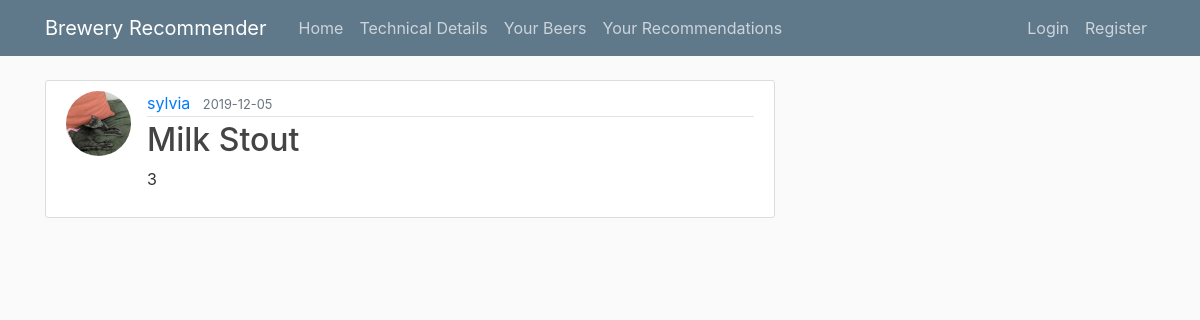
Page /post/56 on the committed database.
### brewery_recommender/models.py (models this page shows, shortened)
class User(db.Model, UserMixin):
    id = db.Column(db.Integer, primary_key=True)
    username = db.Column(db.String(20), unique=True, nullable=False)
    email = db.Column(db.String(120), unique=True, nullable=False)
    image_file = db.Column(db.String(20), nullable=False, default='default.jpg')
    password = db.Column(db.String(60), nullable=False)
    posts = db.relationship('Post', backref='author', lazy=True)

class Post(db.Model):
    id = db.Column(db.Integer, primary_key=True)
    title = db.Column(db.String(100), nullable=False)
    date_posted = db.Column(db.DateTime, nullable=False, default=datetime.utcnow)
    content = db.Column(db.Integer, nullable=False)
    user_id = db.Column(db.Integer, db.ForeignKey('user.id'), nullable=False)

### brewery_recommender/routes.py (the view)
@app.route("/post/<int:post_id>")
def post(post_id):
    post = Post.query.get_or_404(post_id)
    return render_template('post.html', title=post.title, post=post)

### brewery_recommender/templates/post.html (shortened to what this page needs)
{% extends "layout.html" %}
{% block content %}
  <article class="media content-section">
    <img class="rounded-circle article-img" src="{{ url_for('static', filename='profile_pics/' + post.author.image_file) }}">
    <div class="media-body">
      <div class="article-metadata">
        <a class="mr-2" href="{{ url_for('user_posts', username=post.author.username) }}">{{ post.author.username }}</a>
        <small class="text-muted">{{ post.date_posted.strftime('%Y-%m-%d') }}</small>
      </div>
      <h2 class="article-title">{{ post.title }}</h2>
      <p class="article-content">{{ post.content }}</p>
    </div>
  </article>
{% endblock content %}

### brewery_recommender/static/main.css (style rules this page uses)
body { background: #fafafa; color: #333333; margin-top: 5rem; }
h1, h2, h3, h4, h5, h6 { color: #444444; }
.content-section { background: #ffffff; padding: 10px 20px; border: 1px solid #dddddd; border-radius: 3px; margin-bottom: 20px; }
.article-title { color: #444444; }
.article-content { white-space: pre-line; }
.article-img { height: 65px; width: 65px; margin-right: 16px; }
.article-metadata { padding-bottom: 1px; margin-bottom: 4px; border-bottom: 1px solid #e3e3e3 }

### rows in the picture
User: image_file (picture), author.username "sylvia"
Post: date_posted "2019-12-05", title "Milk Stout", content "3"
